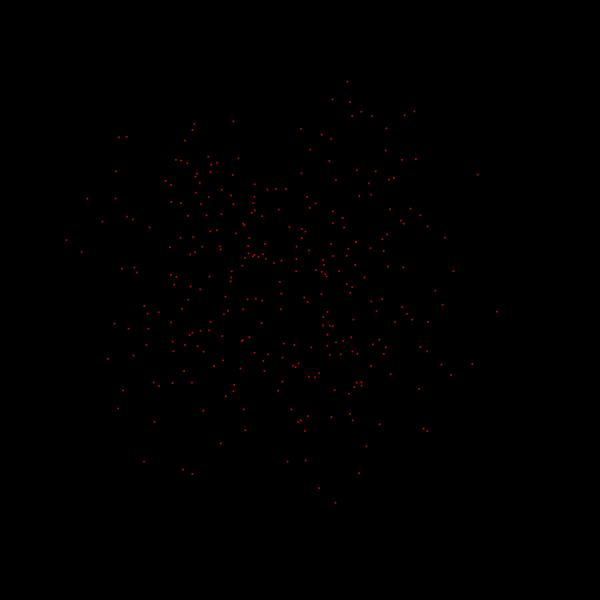
Frame 1 (no input)
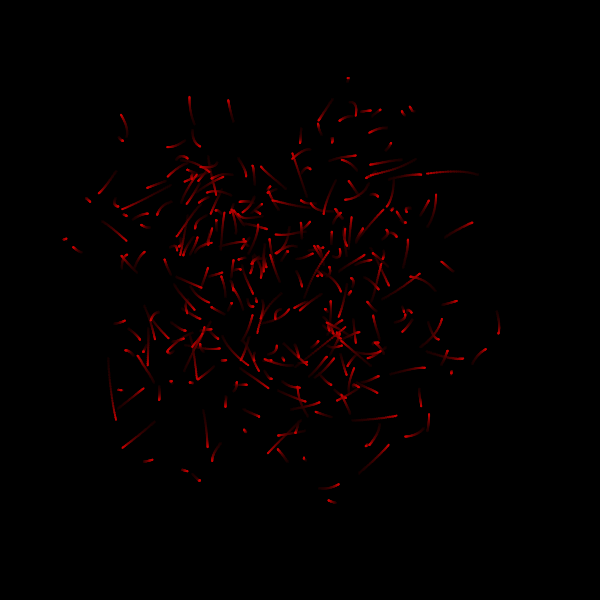
Frame 60 (the mouse pressed at the canvas centre just before this capture)
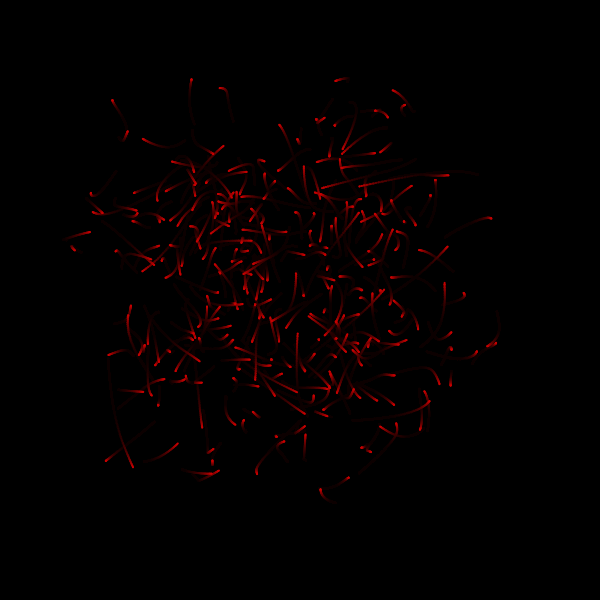
Frame 120 (the mouse held since frame 60 and released just before this capture)

The Processing sketch that drew these frames (run headless with seeded random() and noise(); from frame 60 on, the mouse is pressed at the canvas centre):

// Processing sketch: WORMY
// ── WORMY.pde
int x = 0;
void setup () {
  size (600, 600);
  background(0,0,0);
}

void draw() {
  float r  = random(600);
  float y = random(600);
  makeMagical();
  for (int i = 300; i > 0; i--) {
 fill(200, 0, 0);
    ellipse(getWormX(i), getWormY(i), 2, 2); 
    
  }
}
  float frequency = .001;
    float noiseInterval = PI;

    void makeMagical() {
        fill( 0, 0, 0, 10);
        rect(0, 0, width, height);
        noStroke();
    }

    float getWormX(int i) {
        return map(noise(i*noiseInterval + frameCount * frequency), 0, 1, 0, width);
    }

    float getWormY(int i) {
        return map(noise(i*noiseInterval+1 + frameCount * frequency), 0, 1, 0, height);
    }
